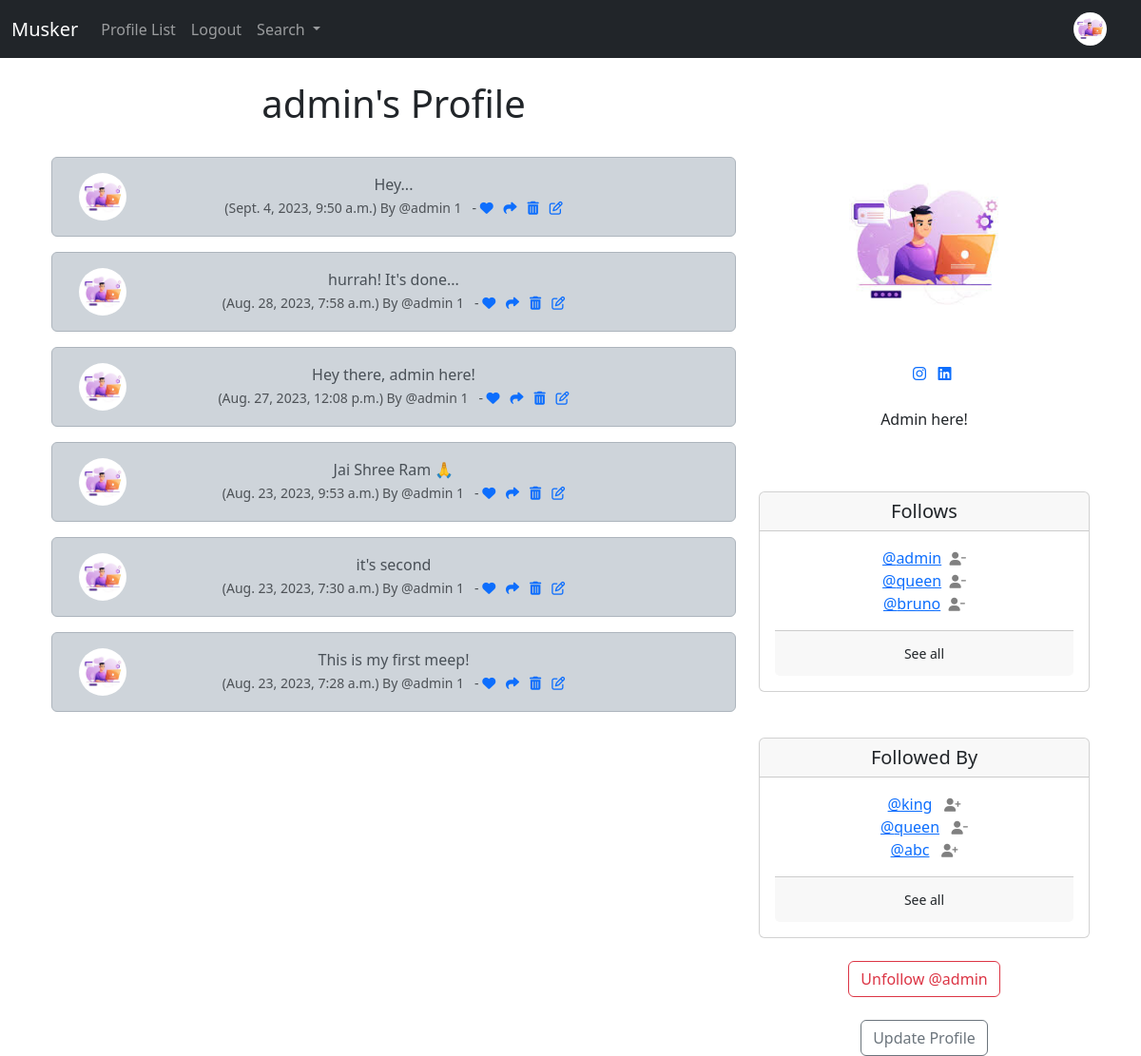
Before: /profile/1/ (signed in) with the older database file.
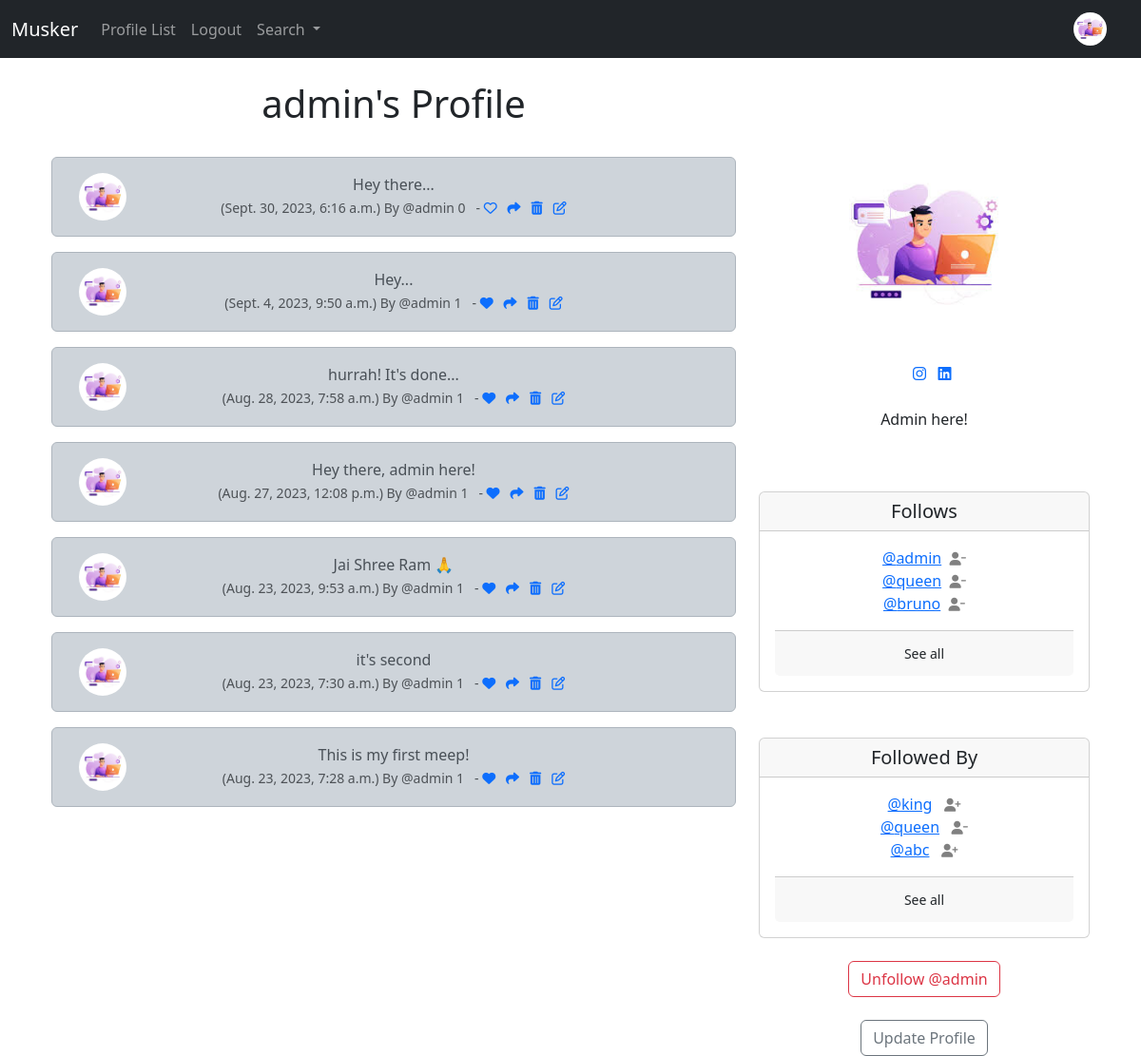
After: the same page with the newer database file.
### musker/models.py (models this page shows, shortened)
class Meep(models.Model):
    user = models.ForeignKey(
        User, related_name="meeps",
        on_delete=models.DO_NOTHING
        )
    body = models.CharField(max_length=200)
    created_at = models.DateTimeField(auto_now_add=True)
    likes = models.ManyToManyField(User,related_name="meep_like", blank=True)
    def number_of_likes(self):
        return self.likes.count()

class Profile(models.Model):
    user = models.OneToOneField(User, on_delete=models.CASCADE)
    follows = models.ManyToManyField("self",
                                     related_name="followed_by",
                                     symmetrical=False,
                                     blank=True)
    date_modified = models.DateTimeField(User, auto_now=True)
    profile_image=models.ImageField(null=True, blank=True, upload_to="images/")
    profile_bio = models.CharField(null=True, blank=True, max_length=500)
    homepage_link = models.CharField(null=True, blank=True, max_length=200)
    facebook_link = models.CharField(null=True, blank=True, max_length=200)
    instagram_link = models.CharField(null=True, blank=True, max_length=200)
    linkedin_link = models.CharField(null=True, blank=True,max_length=200)
    def __str__(self):
        return self.user.username

### musker/views.py (the view, shortened to what this page needs)
# urls.py: path('profile/<int:pk>/', views.profile, name="profile"),
def profile(request, pk):
    if request.user.is_authenticated:
        profile=Profile.objects.get(user_id=pk)
        meeps = Meep.objects.filter(user_id=pk).order_by("-created_at")
        return render(request, 'musker/profile.html',{"profile":profile,"meeps":meeps})
    else:
        messages.success(request, "You must be logged in to view this page!")
        return redirect("home")

### musker/templates/musker/profile.html (shortened to what the changed rows need)
{% extends 'musker/base.html' %}
{% load static %}
{% block content %}
{% if profile %}
<div class="container text-center">
  <div class="row">
    <div class="col-8">
      <h1>{{profile.user.username}}'s Profile</h1>
      <br/>
      {% if meeps %}
        {% for meep in meeps %}
            <div class="alert alert-dark" role="alert">
              <div class="container">
                <div class="row">
                  <div class="col-1">
                    {% if profile.profile_image %}
                    <img src="{{profile.profile_image.url}}" width=50 height=50 class="rounded-circle"
                    alt="{{profile.user.username}}">
                    {% else %}
                    <img src="{% static 'images/default_profile_pic.png' %}" width=50 height=50 class="rounded-circle"
                    alt="{{profile.user.username}}">
                    {% endif %}
                  </div>
                  <div class="col-10">
                {{meep.body}}<br/>
                <small class="text-muted">
                    ({{meep.created_at}}) By
                    @{{meep.user.username}}
                    {{meep.number_of_likes}}
                    {% if user in meep.likes.all %}
                      - <a href="{% url 'meep_like' meep.id %}"><i class="fa-solid fa-heart"></i></a>
                    {% else %}
                      - <a href="{% url 'meep_like' meep.id %}"><i class="fa fa-heart-o"></i></a>
                    {% endif %}
                    <a href="{% url 'meep_show' meep.id %}"><i class="fa-solid fa-share"></i></a>
                    {% if request.user.username == profile.user.username %}
                    <a href="{% url 'delete_meep' meep.id %}"><i class="fa fa-trash"></i></a>
                    <a href="{% url 'edit_meep' meep.id %}"><i class="fa fa-edit"></i></a>
                    {% endif %}
                </small>
            </div><br/><br/>
          </div>
        </div>
      </div>
        {% endfor %}
      {% endif %}
    </div>
    <div class="col-4">
        <br/><br/></br>
        {% if profile.profile_image %}
        <img src="{{profile.profile_image.url}}"
        class="rounded-circle"
        width="200"
        height="200">
        <br/><br/>
        {% endif %}
        {% if profile.instagram_link %}
          <a href="{{profile.instagram_link}}" target="new"><i class="fa-brands fa-instagram"></i></a>
        {% endif %}
        {% if profile.linkedin_link %}
          <a href="{{profile.linkedin_link}}" target="new"><i class="fa-brands fa-linkedin"></i></a>
        {% endif %}
        <br/></br/>
        {% if profile.profile_bio %}
          <p align="align-items">{{profile.profile_bio}}</p>
        {% endif %}
        <br/><br/>
      <div class="card">
        <h5 class="card-header">Follows</h5>
        <div class="card-body">
          <p class="card-text">
            {% for following in profile.follows.all %}
            <a href="{% url 'profile' following.user.id %}">@{{following}}</a
            >&nbsp;&nbsp;<a href="{% url 'unfollow' following.user.id %}"><i class="fa fa-user-minus small" style="color:gray"></i></a><br />
            {% endfor %}
          </p>
          <div class="card-footer">
            <a href="{% url 'follows' profile.user.id %}" class="btn btn-sm btn-otline-secondary">See all</a>
          </div>
        </div>
      </div>
      <br /><br />
      <div class="card">
        <h5 class="card-header">Followed By</h5>
        <div class="card-body">
          <p class="card-text">
            {% for following in profile.followed_by.all|slice:3 %}
            <a href="{% url 'profile' following.user.id %}">@{{following}}</a>
            {% if following in profile.follows.all %}
              &nbsp;&nbsp;<a href="{% url 'unfollow' following.user.id %}"><i class="fa fa-user-minus small" style="color:gray"></i></a><br />
            {% else %}
              &nbsp;&nbsp;<a href="{% url 'follow' following.user.id %}"><i class="fa fa-user-plus small" style="color:gray"></i></a><br />
            {% endif %}
            {% endfor %}
          </p>
          <div class="card-footer">
            <a href="{% url 'followers' profile.user.id %}" class="btn btn-sm btn-otline-secondary">See all</a>
          </div>
        </div>
      </div>
      <br/>
      <form method="POST">
        {% if profile in user.profile.follows.all %}
            <button class="btn btn-outline-danger" name="follow" value="unfollow" type="submit">
                Unfollow @{{profile.user.username|lower}}</button>
        {% else %}
        <button class="btn btn-outline-success" name="follow" value="follow" type="submit">
            follow @{{profile.user.username|lower}}</button>
        {% endif %}
      </form>
      <br/>
      {% if request.user.id == profile.user.id %}
        <a href="{% url 'update_user' %}" class="btn btn-outline-secondary">Update Profile</a>
      {% endif %}
    </div>
  </div>
</div>
{% endif %}
{% endblock content %}

Changed rows visible on the page:
added Meep: profile_image (picture), body "Hey there...", created_at "Sept. 30, 2023, 6:16 a.m.", user.username "admin", number_of_likes "0"
